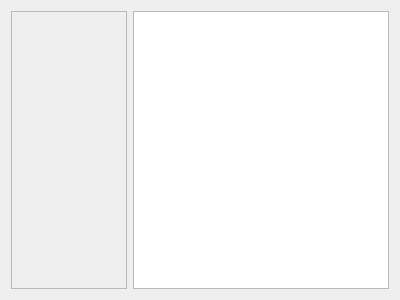
<?xml version="1.0" encoding="UTF-8"?>
<ui version="4.0">
 <class>XRayWindow</class>
 <widget class="QWidget" name="XRayWindow">
  <property name="geometry">
   <rect>
    <x>0</x>
    <y>0</y>
    <width>400</width>
    <height>300</height>
   </rect>
  </property>
  <property name="windowTitle">
   <string>Form</string>
  </property>
  <layout class="QHBoxLayout" name="horizontalLayout">
   <item>
    <widget class="QScrollArea" name="scrollArea">
     <property name="widgetResizable">
      <bool>true</bool>
     </property>
     <widget class="QWidget" name="scrollAreaWidgetContents">
      <property name="geometry">
       <rect>
        <x>0</x>
        <y>0</y>
        <width>108</width>
        <height>274</height>
       </rect>
      </property>
     </widget>
    </widget>
   </item>
   <item>
    <widget class="CustomTreeView" name="treeView">
     <property name="sizePolicy">
      <sizepolicy hsizetype="Expanding" vsizetype="Expanding">
       <horstretch>0</horstretch>
       <verstretch>0</verstretch>
      </sizepolicy>
     </property>
    </widget>
   </item>
  </layout>
 </widget>
 <customwidgets>
  <customwidget>
   <class>CustomTreeView</class>
   <extends>QTreeView</extends>
   <header>customtreeview.h</header>
  </customwidget>
 </customwidgets>
 <resources/>
 <connections/>
</ui>
